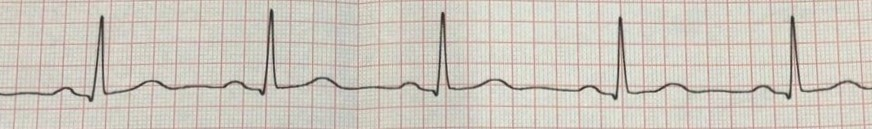
#> input picture ECG/tests/test_data/ecg_image.jpg, 872 x 129 px
$ python -i digitization.py   (imports and definitions only)
#> lines starting #> are read from the running program, lines starting #| are printed output that depends on the picture
#> further down, picture is the input picture: shape (129, 872, 3); mean B, G, R 190.2, 199.6, 206
import numpy as np
import cv2
from scipy import signal
import PIL
from PIL import Image
import warnings


def find_interval(gap: np.ndarray) -> float:
    new_arr = np.diff(gap)
    result = np.delete(new_arr, np.where(new_arr == 1))

    with warnings.catch_warnings():
        warnings.simplefilter("ignore", category=RuntimeWarning)
        return np.nan if np.isnan(np.mean(result)) else np.mean(result)


def resize_pic(image: np.ndarray) -> np.ndarray:
    image = Image.fromarray(image.astype('uint8'), 'RGB')
    resize_coef = 2000 / image.size[0]
    pic_h = int(image.size[1] * resize_coef)
    resized_im = image.resize((2000, pic_h), PIL.Image.NEAREST)
    resized_im = np.asarray(resized_im)

    return resized_im


def grid_detection(image: np.ndarray) -> float:
    assert image is not None

    if image.shape[1] < 2000:
        img_w = image.shape[1]
#> img_w = 872
        kf = int(np.ceil(img_w * 15 / 2000))
#> kf = 7
        kernel_size = kf + 1 if kf % 2 == 0 else kf
#> kernel_size = 7
        c_kf = int(np.ceil(img_w * 6 / 2000))
#> c_kf = 3
        grayscale = cv2.cvtColor(image, cv2.COLOR_BGR2GRAY)
        blur = cv2.GaussianBlur(grayscale, (3, 3), 0)
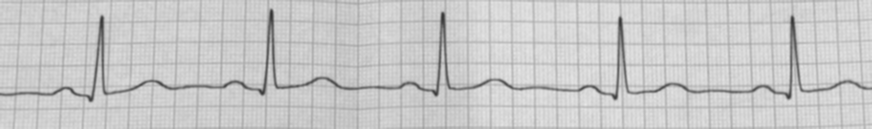
#> blur: shape (129, 872); min 51, max 231, mean 200.5
        grid = cv2.adaptiveThreshold(
            blur, 255, cv2.ADAPTIVE_THRESH_MEAN_C, cv2.THRESH_BINARY, kernel_size, c_kf)
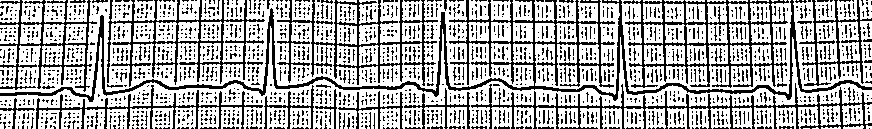
#> grid: shape (129, 872); 67.7% white; black in thin lines or dots
    else:
        grayscale = cv2.cvtColor(image, cv2.COLOR_BGR2GRAY)
        grayscale = grayscale.astype('float32')
        intensity_shift = 20
        grayscale += intensity_shift
        grayscale = np.clip(grayscale, 0, 255)
        grayscale = grayscale.astype('uint8')
        blur = cv2.GaussianBlur(grayscale, (3, 3), 0)
        grid = cv2.adaptiveThreshold(
            blur, 255, cv2.ADAPTIVE_THRESH_MEAN_C, cv2.THRESH_BINARY, 15, 6)
        grid = cv2.medianBlur(grid, 3)

    intervals = []
    for n_row in range(grid.shape[0]):
        intervals.append(find_interval(np.where(grid[n_row, :] == 0)[0]))
#> after the loop, intervals = 129 values, max 13.67 at index 109, min 3.59 at index 128, mean 6.78
    for n_col in range(grid.shape[1]):
        intervals.append(find_interval(np.where(grid[:, n_col] == 0)[0]))
#> this loop made 872 passes
#> result in find_interval on passes 3 to 5: [3, 4, 4, 4, 4, 16, 20, 4, 4, 2, 3, 5, 9, 4], [4, 16, 20, 11, 3, 2, 3, 3, 3, 4, 5, 13, 12], [17, 4, 4, 11, 4, 5, 4, 3, 21, 5, 9, 4, 7, 4]
#> after the loop, intervals = 1001 values, max 71 at index 749, min 2.33 at index 597, mean 9.86

    scale = np.nanmean(np.array(intervals))
#> scale = 9.86
    scale = scale.round(1)
#> scale = 9.9

    return scale


def signal_extraction(image: np.ndarray, scale: float) -> float:
    assert image is not None

    ecg = image
    max_value = 0
    x_row = 0
    for row in range(len(ecg)):
        if ecg[row].sum() > max_value:
            max_value = ecg[row].sum()
            x_row = row

    Y = []
    for col in range(len(ecg[1])):
        for row in range(len(ecg[:, col].flatten())):
            if ecg[:, col].flatten()[row] == 255:
                y = (x_row - row) / scale
                Y.append(y)
                break

    sig = Y
    win = signal.windows.hann(10)
    filtered = signal.convolve(sig, win, mode='same') / sum(win)

    return filtered

>>> import cv2
>>> picture = cv2.imread('../tests/test_data/ecg_image.jpg')
>>> result = grid_detection(picture)
#> result = 9.9
